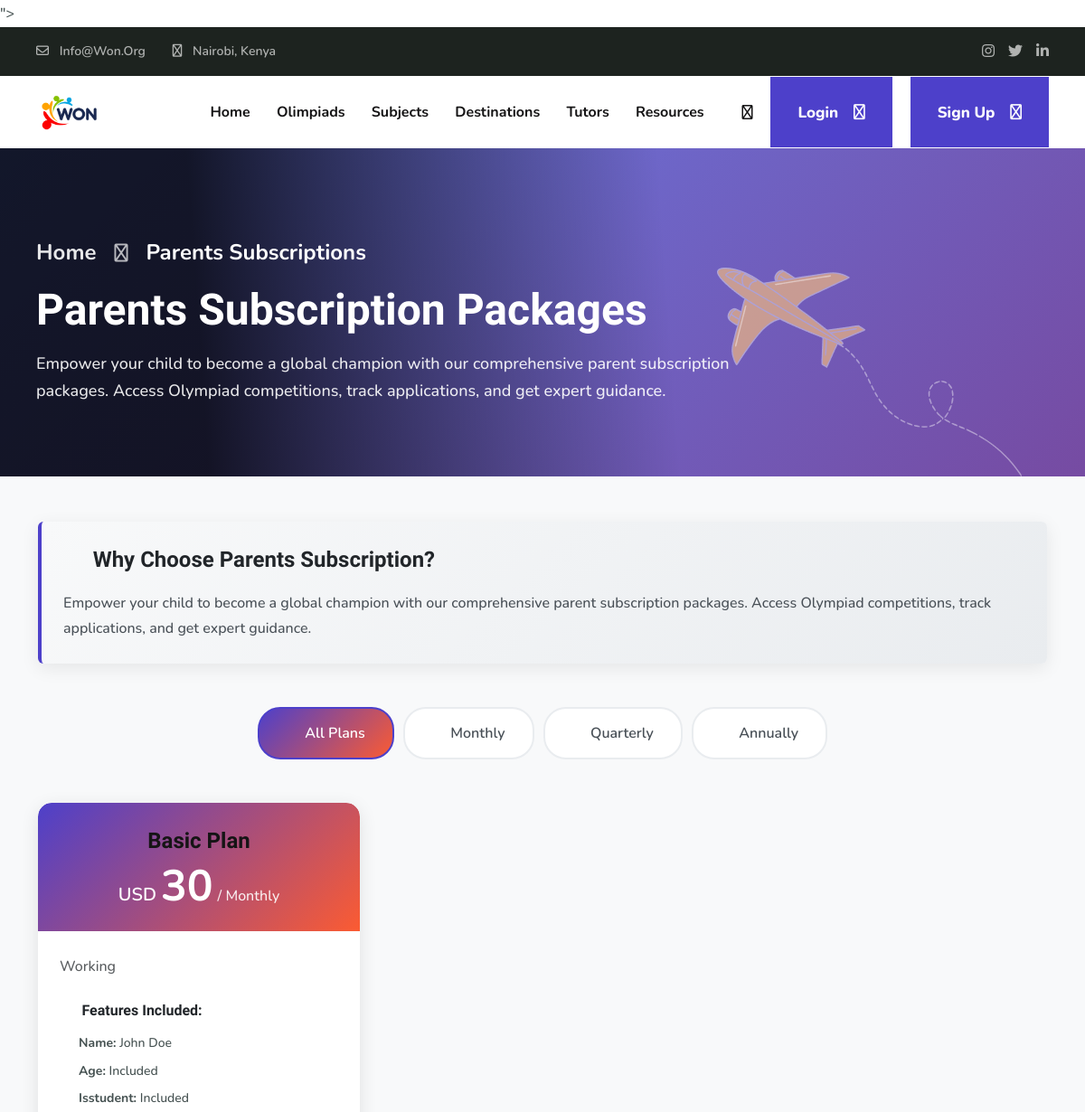
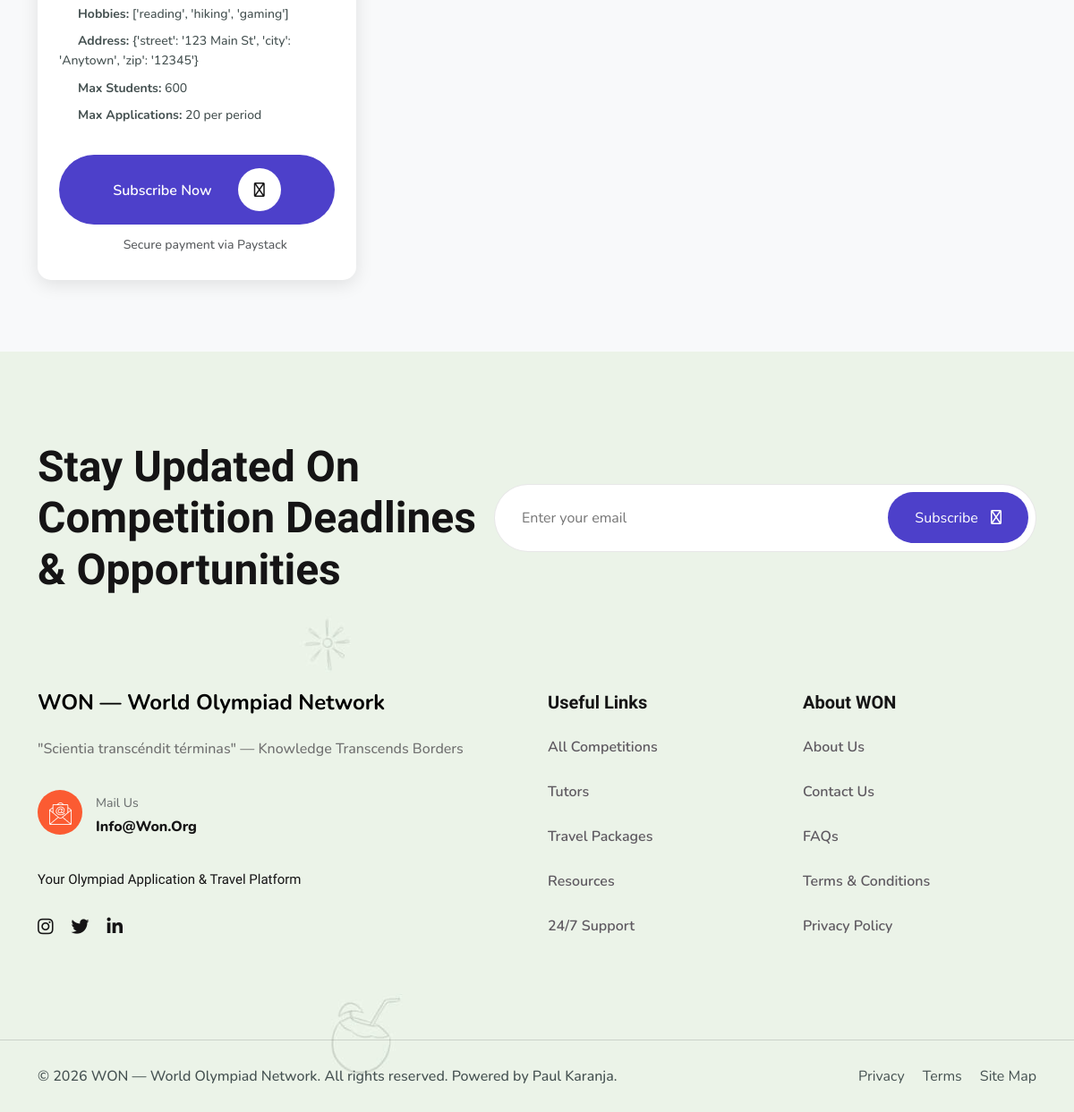
/subscriptions/parents/, run on the app's committed database (2 pictures, top to bottom).
### backend/models.py (models this page shows, shortened)
class SubscriptionPlan(models.Model):
    PLAN_TYPES = (
        ('parent', 'Parent Plan'),
        ('student', 'Student Plan'),
        ('school', 'School Plan'),
        ('tutor', 'Tutor Plan'),
    )
    DURATION_CHOICES = (
        ('monthly', 'Monthly'),
        ('quarterly', 'Quarterly'),
        ('annually', 'Annually'),
    )
    id = models.UUIDField(primary_key=True, default=uuid.uuid4, editable=False)
    name = models.CharField(max_length=100)
    slug = models.SlugField(max_length=150, unique=True, blank=True)
    plan_type = models.CharField(max_length=20, choices=PLAN_TYPES)
    duration = models.CharField(max_length=20, choices=DURATION_CHOICES)
    price = models.DecimalField(max_digits=10, decimal_places=2,
                               validators=[MinValueValidator(0)])
    currency = models.CharField(max_length=3, default='USD')
    features = models.JSONField(default=dict, help_text="Plan features and limits")
    description = models.TextField(blank=True, null=True)
    max_students = models.PositiveIntegerField(null=True, blank=True,
                                              help_text="For parent/school plans")
    max_applications = models.PositiveIntegerField(null=True, blank=True,
                                                   help_text="Application limit per period")
    is_active = models.BooleanField(default=True)
    is_featured = models.BooleanField(default=False)
    created_at = models.DateTimeField(auto_now_add=True)
    updated_at = models.DateTimeField(auto_now=True)
    class Meta:
        db_table = 'subscription_plans'
        verbose_name = 'Subscription Plan'
        verbose_name_plural = 'Subscription Plans'
        ordering = ['plan_type', 'price']

### core/views.py (the view)
# urls.py: path('subscriptions/parents/', views.subscription_parents, name='subscription-parents'),
def subscription_parents(request):
    plans = SubscriptionPlan.objects.filter(
        plan_type='parent',
        is_active=True
    ).order_by('price')
    monthly_plans = plans.filter(duration='monthly')
    quarterly_plans = plans.filter(duration='quarterly')
    annually_plans = plans.filter(duration='annually')
    context = {
        'category': 'Parents',
        'category_description': 'Empower your child to become a global champion with our comprehensive parent subscription packages. Access Olympiad competitions, track applications, and get expert guidance.',
        'monthly_plans': monthly_plans,
        'quarterly_plans': quarterly_plans,
        'annually_plans': annually_plans,
        'all_plans': plans,
    }
    return render(request, 'frontend/subscription-details.html', context)

### templates/frontend/subscription-details.html (shortened to what this page needs)
{% extends 'frontend/base.html' %}
{% load static %}
{% block content %}
        <div class="breadcrumb-wrapper section-padding bg-cover" style="background: linear-gradient(135deg, #667eea 0%, #764ba2 100%); padding: 100px 0 80px; position: relative; overflow: hidden;">
            <div class="container-fluid" style="position: relative; z-index: 1;">
                <div class="page-heading">
                    <ul class="breadcrumb-items wow fadeInUp" data-wow-delay=".3s">
                        <li>
                            <a href="{% url 'index' %}" style="color: rgba(255,255,255,0.9);">
                            Home
                            </a>
                        </li>
                        <li>
                            <i class="far fa-slash" style="color: rgba(255,255,255,0.7);"></i>
                        </li>
                        <li style="color: white;">
                            {{ category }} Subscriptions
                        </li>
                    </ul>
                    <h1 class="wow fadeInUp" data-wow-delay=".5s" style="color: white; font-size: 48px; font-weight: 700; margin-top: 15px;">{{ category }} Subscription Packages</h1>
                    <p class="wow fadeInUp" data-wow-delay=".7s" style="color: rgba(255,255,255,0.9); font-size: 18px; margin-top: 15px; max-width: 800px;">{{ category_description }}</p>
                </div>
            </div>
            <div class="plane-shape float-bob-x">
                <img src="{% static 'img/breadcrumb-plane.png' %}" alt="img">
            </div>
        </div>
        <section class="subscription-details-section section-padding">
            <div class="container">
                <div class="subscription-details-wrapper">
                    <div class="row g-5">
                        <div class="col-xl-12">
                            <div class="category-intro mb-5 wow fadeInUp" data-wow-delay=".3s">
                                <div class="intro-card p-4 rounded" style="background: linear-gradient(135deg, #f8f9fa 0%, #e9ecef 100%); border-left: 4px solid var(--theme-color);">
                                    <h3 class="mb-3">
                                        <i class="fas fa-info-circle me-2" style="color: var(--theme-color);"></i>
                                        Why Choose {{ category }} Subscription?
                                    </h3>
                                    <p class="mb-0" style="font-size: 16px; line-height: 1.8; color: #495057;">
                                        {{ category_description }}
                                    </p>
                                </div>
                            </div>
                            <div class="package-tabs mb-5 wow fadeInUp" data-wow-delay=".4s">
                                <ul class="nav nav-pills justify-content-center" id="durationTabs" role="tablist">
                                    <li class="nav-item" role="presentation">
                                        <button class="nav-link active" id="all-tab" data-bs-toggle="pill" data-bs-target="#all" type="button" role="tab">
                                            <i class="fas fa-th me-2"></i>All Plans
                                        </button>
                                    </li>
                                    <li class="nav-item" role="presentation">
                                        <button class="nav-link" id="monthly-tab" data-bs-toggle="pill" data-bs-target="#monthly" type="button" role="tab">
                                            <i class="fas fa-calendar-alt me-2"></i>Monthly
                                        </button>
                                    </li>
                                    <li class="nav-item" role="presentation">
                                        <button class="nav-link" id="quarterly-tab" data-bs-toggle="pill" data-bs-target="#quarterly" type="button" role="tab">
                                            <i class="fas fa-calendar-check me-2"></i>Quarterly
                                        </button>
                                    </li>
                                    <li class="nav-item" role="presentation">
                                        <button class="nav-link" id="annually-tab" data-bs-toggle="pill" data-bs-target="#annually" type="button" role="tab">
                                            <i class="fas fa-calendar-star me-2"></i>Annually
                                        </button>
                                    </li>
                                </ul>
                            </div>
                            <div class="tab-content" id="durationTabsContent">
                                <div class="tab-pane fade show active" id="all" role="tabpanel">
                                    {% if all_plans %}
                                    <div class="row g-4">
                                        {% for plan in all_plans %}
                                        <div class="col-xl-4 col-lg-6 col-md-6">
                                            <div class="subscription-card h-100 wow fadeInUp" data-wow-delay=".{{ forloop.counter }}s">
                                                <div class="card-header text-center p-4" style="background: linear-gradient(135deg, var(--theme-color) 0%, var(--theme-color-2) 100%); color: white; border-radius: 15px 15px 0 0;">
                                                    <h3 class="mb-2">{{ plan.name }}</h3>
                                                    <div class="price-section">
                                                        <span class="currency">{{ plan.currency }}</span>
                                                        <span class="price">{{ plan.price|floatformat:0 }}</span>
                                                        <span class="duration">/ {{ plan.get_duration_display }}</span>
                                                    </div>
                                                </div>
                                                <div class="card-body p-4">
                                                    {% if plan.description %}
                                                    <p class="text-muted mb-4">{{ plan.description|truncatewords:30 }}</p>
                                                    {% endif %}
                                                    <div class="features-list mb-4">
                                                        <h6 class="mb-3">
                                                            <i class="fas fa-check-circle me-2" style="color: var(--theme-color);"></i>
                                                            Features Included:
                                                        </h6>
                                                        <ul class="list-unstyled">
                                                            {% if plan.features %}
                                                                {% for key, value in plan.features.items %}
                                                                <li class="mb-2">
                                                                    <i class="fas fa-check text-success me-2"></i>
                                                                    <strong>{{ key|title }}:</strong>
                                                                    {% if value|length > 0 %}
                                                                        {{ value }}
                                                                    {% else %}
                                                                        Included
                                                                    {% endif %}
                                                                </li>
                                                                {% endfor %}
                                                            {% endif %}
                                                            {% if plan.max_students %}
                                                            <li class="mb-2">
                                                                <i class="fas fa-users text-success me-2"></i>
                                                                <strong>Max Students:</strong> {{ plan.max_students }}
                                                            </li>
                                                            {% endif %}
                                                            {% if plan.max_applications %}
                                                            <li class="mb-2">
                                                                <i class="fas fa-file-alt text-success me-2"></i>
                                                                <strong>Max Applications:</strong> {{ plan.max_applications }} per period
                                                            </li>
                                                            {% endif %}
                                                        </ul>
                                                    </div>
                                                    <div class="card-footer p-0">
                                                        <a href="{% url 'contact' %}?plan={{ plan.slug }}" class="theme-btn w-100 text-center" style="display: block; padding: 15px; font-size: 16px; font-weight: 600;">
                                                            <span>Subscribe Now</span> <i class="far fa-long-arrow-right"></i>
                                                        </a>
                                                        <p class="text-center text-muted small mt-2 mb-0">
                                                            <i class="fas fa-shield-alt me-1"></i> Secure payment via Paystack
                                                        </p>
                                                    </div>
                                                </div>
                                            </div>
                                        </div>
                                        {% endfor %}
                                    </div>
                                    {% endif %}
                                </div>
                            </div>
                        </div>
                    </div>
                </div>
            </div>
        </section>
{% endblock %}

### data on the page
SubscriptionPlan: name "Basic Plan", currency "USD", price "30", duration "Monthly", description "Working", features "Name" "Age" "Isstudent" "Hobbies" "Address", features "John Doe" "['reading', 'hiking', 'gaming']" "{'street': '123 Main St', 'city': 'Anytown', 'zip': '12345'}", max_students "600", max_applications "20"

### other printed values
{{ category }} "Parents"
{{ category_description }} "Empower your child to become a global champion with our comprehensive parent subscription packages. Access Olympiad competitions, track applications, and get expert guidance."
